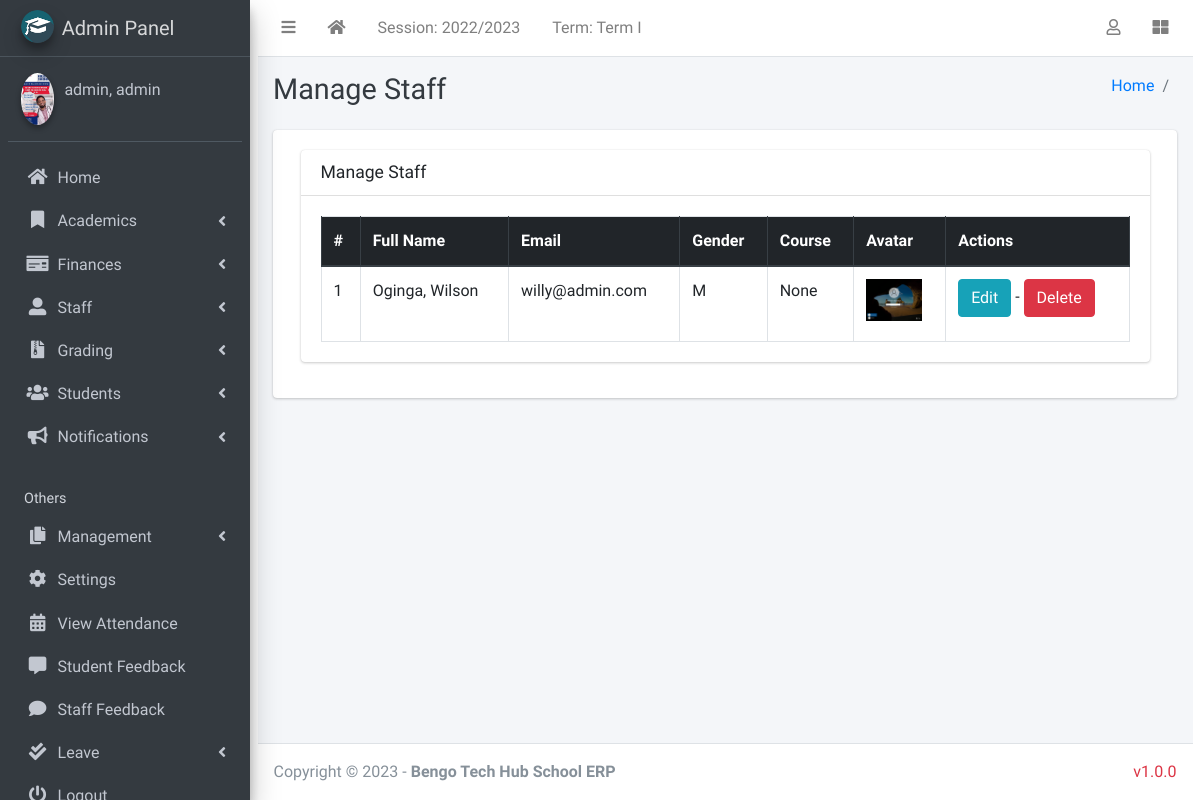
Screenshot of /manage/staff/manage/ (signed in) with the database file from the repository.
### academics/models.py (models this page shows, shortened)
class AcademicSession(models.Model):
    name = models.CharField(max_length=200, unique=True)
    current = models.BooleanField(default=True)
    class Meta:
        ordering = ["-name"]

class AcademicTerm(models.Model):
    name = models.CharField(max_length=20, unique=True)
    current = models.BooleanField(default=True)
    class Meta:
        ordering = ["name"]

### authman/models.py (models this page shows, shortened)
class CustomUser(AbstractUser):
    USER_TYPE = ((1, "HOD"), (2, "Staff"), (3, "Student"))
    GENDER = [("M", "Male"), ("F", "Female"), ("O", "Other")]
    username = models.CharField(max_length=150, unique=True,blank=True,null=True)
    email = models.EmailField(unique=True)
    user_type = models.CharField(default=1, choices=USER_TYPE, max_length=1)
    gender = models.CharField(max_length=1, choices=GENDER)
    profile_pic = models.ImageField()
    other_name = models.CharField(max_length=200, blank=True)
    address = models.TextField()
    fcm_token = models.TextField(default="")  # For firebase notifications
    created_at = models.DateTimeField(auto_now_add=True)
    updated_at = models.DateTimeField(auto_now=True)
    USERNAME_FIELD = "email"
    REQUIRED_FIELDS = []
    objects = CustomUserManager()
    def __str__(self):
        return self.last_name + ", " + self.first_name

class Staff(models.Model):
    STATUS = [("active", "Active"), ("inactive", "Inactive")]
    current_status = models.CharField(
        max_length=10, choices=STATUS, default="active")
    admin = models.OneToOneField(CustomUser, on_delete=models.CASCADE)
    course = models.ManyToManyField("Course",blank=True, null=True)
    date_of_birth = models.DateField(default=timezone.now)
    date_of_admission = models.DateField(default=timezone.now)
    mobile_num_regex = RegexValidator(
        regex=r"^(?:\+254|0)[17]\d{8}$", message="Entered mobile number isn't in a right format!"
    )
    mobile_number = models.CharField(
        validators=[mobile_num_regex], max_length=13, blank=True
    )
    address = models.TextField(blank=True)
    others = models.TextField(blank=True)

### management/hod_views.py (the view)
# urls.py: path("staff/manage/", hod_views.manage_staff, name='manage_staff'),
def manage_staff(request):
    allStaff = CustomUser.objects.filter(user_type=2)
    context = {
        'allStaff': allStaff,
        'page_title': 'Manage Staff'
    }
    return render(request, "hod_template/manage_staff.html", context)

### templates/hod_template/manage_staff.html
{% extends 'management/base.html' %}
{% load static %}
{% block page_title %}{{page_title}}{% endblock page_title %}
{% block content %}
<section class="content">
    <div class="container-fluid">
        <div class="row">
            <div class="col-md-12">
                <div class="card">
                    <div class="card-header">
                        <h3 class="card-title">{{page_title}}</h3>
                    </div>
                    <div class="card-body">
                        <table id="example2" class="table table-bordered table-hover">
                            <thead class="thead-dark">
                                <tr>
                                    <th>#</th>
                                    <th>Full Name</th>
                                    <th>Email</th>
                                    <th>Gender</th>
                                    <th>Course</th>
                                    <th>Avatar</th>
                                    <th>Actions</th>
                                </tr>
                            </thead>
                            <tbody>
                                {% for staff in allStaff %}
                                <tr>
                                    <td>{{ forloop.counter }}</td>
                                    <td>{{staff.last_name}}, {{staff.first_name}}</td>
                                    <td>{{staff.email}}</td>
                                    <td>{{staff.gender}}</td>
                                    <td>{{staff.staff.course.name}}</td>
                                    <td>
                                        {% if staff.profile_pic == ""  %}
                                        No Image
                                        {% else %}
                                        <img class="img img-fluid mb-2" height="56" width="56"
                                            src="{{staff.profile_pic}}" alt="">
                                        {% endif %}
                                    </td>
                                    <td>
                                        <a href="{% url 'edit_staff' staff.staff.id %}" class="btn btn-info">Edit</a> -
                                        <a href="{% url 'delete_staff' staff.staff.id %}" class="btn btn-danger" onclick="return confirm('Are you sure about this ?')">Delete</a>
                                    </td>
                                </tr>
                                {% endfor %}
                            </tbody>
                        </table>
                    </div>
                </div>
            </div>
        </div>
    </div>
</section>
{% endblock content %}

### templates/management/base.html (shortened to what this page needs)
{% load static %}
<!DOCTYPE html>
<html>
  <head>
   <link rel="stylesheet" href="{% static 'mystyles/style.css' %}">
  <link rel="stylesheet" href="{% static 'plugins/fontawesome-free/css/all.min.css' %}">
  <link rel="stylesheet" href="{% static 'plugins/toastr/toastr.min.css' %}">
  <link rel="stylesheet"
    href="{% static 'plugins/overlayScrollbars/css/OverlayScrollbars.min.css' %}">
  <link rel="stylesheet" href="{% static 'plugins/Datatables/datatables.min.css' %}" />
  <link rel="stylesheet" href="{% static 'dist/css/adminlte.min.css' %}">
    <link rel="stylesheet" href="https://maxcdn.bootstrapcdn.com/bootstrap/4.5.2/css/bootstrap.min.css">
    <link
      rel="stylesheet"
      href="{% static 'plugins/fontawesome-free/css/all.min.css'%} "
    />
    <link
      rel="stylesheet"
      href="https://code.ionicframework.com/ionicons/2.0.1/css/ionicons.min.css"
    />
    <link
      rel="stylesheet"
      href="{% static 'plugins/tempusdominus-bootstrap-4/css/tempusdominus-bootstrap-4.min.css'%} "
    />
    <link
      rel="stylesheet"
      href="{% static 'plugins/icheck-bootstrap/icheck-bootstrap.min.css'%} "
    />
    <link rel="stylesheet" href="{% static 'dist/css/adminlte.min.css'%} " />
    <link
      rel="stylesheet"
      href="{% static 'plugins/overlayScrollbars/css/OverlayScrollbars.min.css'%} "
    />
    <link
      rel="stylesheet"
      href="{% static 'plugins/daterangepicker/daterangepicker.css'%} "
    />
  </head>
  <body class="hold-transition sidebar-mini layout-fixed">
    <div class="wrapper container-fluid">
    <nav class="main-header navbar navbar-expand navbar-white navbar-light">
      <ul class="navbar-nav">
        <li class="nav-item">
          <a class="nav-link" data-widget="pushmenu" href="#" role="button"><i
              class="fas fa-bars"></i></a>
        </li>
        <li class="nav-item d-none d-sm-inline-block">
          <a href="/" class="nav-link"><i class="fa fa-home"></i></a>
        </li>
        <li class="nav-item d-none d-sm-inline-block">
          <a href="{% url 'current-session' %}" class="nav-link">Session: {{ current_session }}</a>
        </li>
        <li class="nav-item d-none d-sm-inline-block">
          <a href="{% url 'current-session' %}" class="nav-link">Term: {{ current_term }}</a>
        </li>
      </ul>
      <ul class="navbar-nav ml-auto">
        <li class="nav-item dropdown">
          <a class="nav-link" data-toggle="dropdown" href="#">
            <i class="far fa-user"></i>
          </a>
        </li>
        <li class="nav-item">
          <a class="nav-link" data-widget="control-sidebar" data-slide="true"
            href="#" role="button"><i class="fas fa-th-large"></i></a>
        </li>
      </ul>
    </nav>
      {% include "management/sidebar_template.html" with user=user %}
      <div class="content-wrapper">
        <div class="content-header">
          <div class="container-fluid">
            <div class="row mb-2">
              <div class="col-sm-6">
                <h1 class="m-0 text-dark">
                  {% block page_title %}{% endblock page_title %}
                </h1>
              </div>
              <div class="col-sm-6">
              <ol class="breadcrumb float-sm-right">
                <li class="breadcrumb-item"><a href="/">Home</a></li>
                <li class="breadcrumb-item">{% block breadcrumb %}{% endblock breadcrumb %}</li>
              </ol>
            </div>
            </div>
          </div>
        </div>
      <section class="content">
        <div class="container-fluid">
          <div class="row">
            <div class="col-md-12">
              {% block fullcard %}
              <div class="card">
                <div class="card-body">
                  <div class="row">
                    <div class="col">
                      {% block content %}
                      {% endblock content %}
                    </div>
                  </div>
                </div>
              </div>
              {% endblock fullcard %}
            </div>
          </div>
        </div>
      </section>
      </div>
      {% include "management/footer.html" %}
    </div>
  </body>
</html>

### templates/management/sidebar_template.html (shortened to what this page needs)
{% load static %}
<aside class="main-sidebar sidebar-dark-info elevation-4">
    {% if request.user.user_type == '1' %}
    <a href="{% url 'admin_home' %}" class="brand-link">
        <img src="{% static 'dist/img/cmsl.png' %} " alt="AdminLTE Logo"
            class="brand-image img-circle elevation-3" >
        <span class="brand-text font-weight-light">Admin Panel</span>
    </a>
    <div class="sidebar">
        <div class="user-panel mt-3 pb-3 mb-3 d-flex">
            <div class="image">
                <img src="{{ request.user.profile_pic}}" class="img-circle elevation-2" alt="User Image">
            </div>
            <div class="info">
                <a href="#" class="d-block">{{user}}</a>
            </div>
        </div>
        <nav class="mt-2">
            <ul class="nav nav-pills nav-sidebar flex-column" data-widget="treeview" role="menu" data-accordion="false">
                <li class="nav-item">
                    {% url 'admin_home' as admin_home %}
                    <a href="{{admin_home}}" class="nav-link {% if admin_home == request.path %} active {% endif %}">
                        <i class="nav-icon fas fa-home"></i>
                        <p>
                            Home
                        </p>
                    </a>
                </li>
                <li class="nav-item has-treeview">
                    <a href="#" class="nav-link">
                        <i class="nav-icon fas fa-bookmark"></i>
                        <p>
                            Academics
                            <i class="fas fa-angle-left right"></i>
                        </p>
                    </a>
                </li>
                <li class="nav-item has-treeview">
                    <a href="#" class="nav-link">
                        <i class="nav-icon fas fa-money-check"></i>
                        <p>
                            Finances
                            <i class="fas fa-angle-left right"></i>
                        </p>
                    </a>
                </li>
                <li class="nav-item has-treeview">
                    <a href="#" class="nav-link">
                        <i class="nav-icon fas fa-user-alt"></i>
                        <p>
                            Staff
                            <i class="fas fa-angle-left right"></i>
                        </p>
                    </a>
                </li>
                 <li class="nav-item has-treeview">
              <a href="#" class="nav-link">
                <i class="nav-icon fas fa-file-archive"></i>
                <p>
                  Grading
                  <i class="fas fa-angle-left right"></i>
                </p>
              </a>
            </li>
                <li class="nav-item has-treeview">
                    <a href="#" class="nav-link">
                        <i class="nav-icon fas fa-users"></i>
                        <p>
                            Students
                            <i class="fas fa-angle-left right"></i>
                        </p>
                    </a>
                </li>
                 <li class="nav-item has-treeview">
                    <a href="#" class="nav-link">
                        <i class="nav-icon fas fa-bullhorn"></i>
                        <p>
                            Notifications
                            <i class="fas fa-angle-left right"></i>
                        </p>
                    </a>
                </li>
                <li class="nav-header">Others</li>
            <li class="nav-item has-treeview">
              <a href="#" class="nav-link">
                <i class="nav-icon fas fa-copy"></i>
                <p>
                  Management
                  <i class="fas fa-angle-left right"></i>
                </p>
              </a>
            </li>
            <li class="nav-item">
              <a href="{% url 'configs' %}" class="nav-link">
                <i class="nav-icon fas fa-cog"></i>
                <p>
                  Settings
                </p>
              </a>
              </li>
                <li class="nav-item">
                    {% url 'admin_view_attendance' as admin_view_attendance %}
                <li class="nav-item">
                    <a href="{{admin_view_attendance}}"
                        class="nav-link  {% if admin_view_attendance == request.path %} active {% endif %}">
                        <i class="nav-icon fas fa-calendar-alt"></i>
                        <p>
                            View Attendance
                        </p>
                    </a>
                </li>
                <li class="nav-item">
                    {% url 'student_feedback_message' as student_feedback_message %}
                    <a href="{{ student_feedback_message }}"
                        class="nav-link  {% if student_feedback_message == request.path %} active {% endif %}">
                        <i class="nav-icon fas fa-comment-alt"></i>
                        <p>
                            Student Feedback
                        </p>
                    </a>
                </li>
                <li class="nav-item">
                    {% url 'staff_feedback_message' as staff_feedback_message %}
                    <a href="{{staff_feedback_message}}"
                        class="nav-link   {% if staff_feedback_message == request.path %} active {% endif %}">
                        <i class="nav-icon fas fa-comment"></i>
                        <p>
                            Staff Feedback
                        </p>
                    </a>
                </li>
                 <li class="nav-item has-treeview">
                    <a href="#" class="nav-link">
                        <i class="nav-icon fas fa-check-double"></i>
                        <p>
                            Leave
                            <i class="fas fa-angle-left right"></i>
                        </p>
                    </a>
                </li>
                                        {% endif %}
                                        <li class="nav-item">
                                            <a href="{% url 'user_logout' %}"
                                                onclick="return confirm('Your session would be terminated.\n\nProceed?')"
                                                class="nav-link">
                                                <i class="nav-icon fas fa-power-off"></i>
                                                <p>
                                                </p>
                                            </a>
                                        </li>
                                    </ul>
                                </nav>
                            </div>
</aside>

### rows the page displays
AcademicSession: name "2022/2023"
AcademicTerm: name "Term I"
CustomUser: user.profile_pic (picture), last_name+first_name "admin, admin"
CustomUser: last_name "Oginga", first_name "Wilson", email "willy@admin.com", gender "M", staff.course.name "None", profile_pic (picture)

### other values shown
{{ page_title }} "Manage Staff"
{{ shool_name | default:"Bengo Tech Hub School ERP" }} "Bengo Tech Hub School ERP"
{{ version| default:"v1.0.0" }} "v1.0.0"
